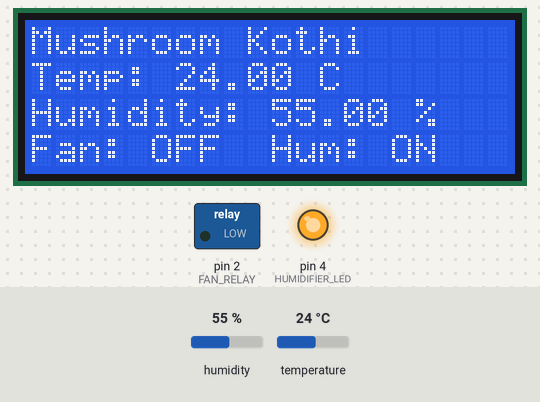
This sketch was run on a simulated Arduino Uno, built with avr-gcc and run on an emulated ATmega328P. Parts: 20×4 character LCD, switched loads named in the sketch (green lamp = pin HIGH), output pins drawn as LEDs (lit = HIGH). Inputs (shaded band) come from the test bench; at power-on: humidity 55 %, temperature 24 °C.

Above: at 1.2 s.
1.3 s: humidity set to 68 %
At 3.1 s:
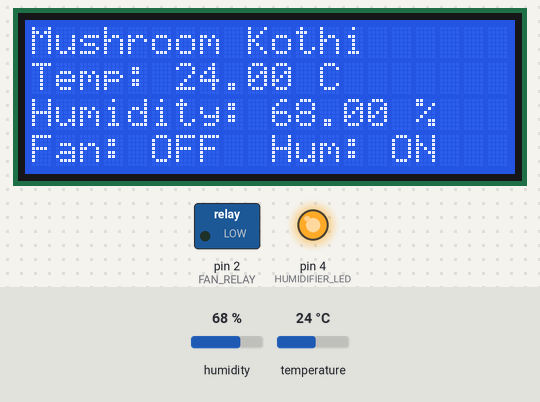
4.1 s: humidity set to 71 %
At 4.9 s:
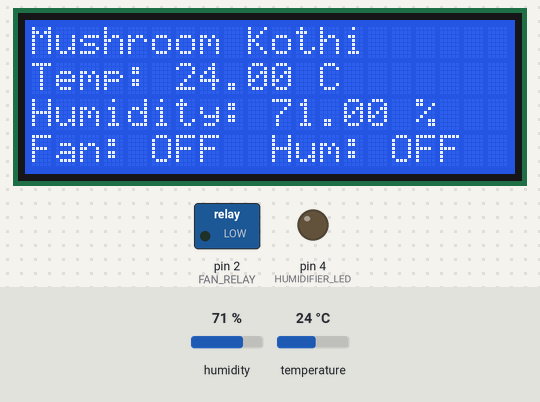
6.9 s: temperature set to 27.7 °C
At 9.4 s:
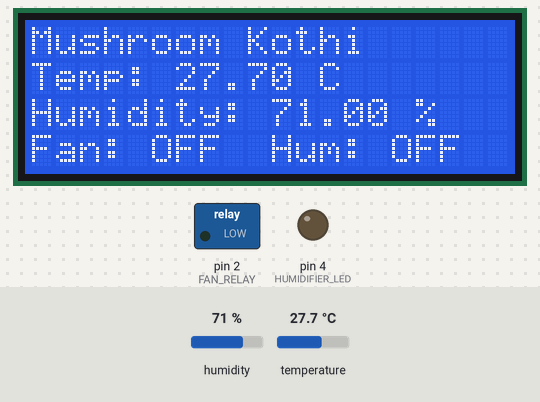
10.0 s: temperature set to 28.4 °C
At 11.5 s:
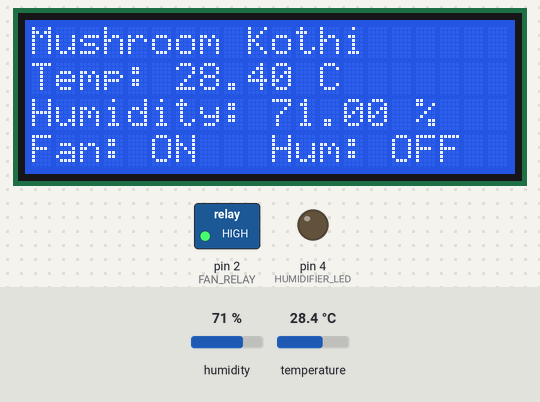
12.8 s: humidity set to 22 %
At 16.2 s:
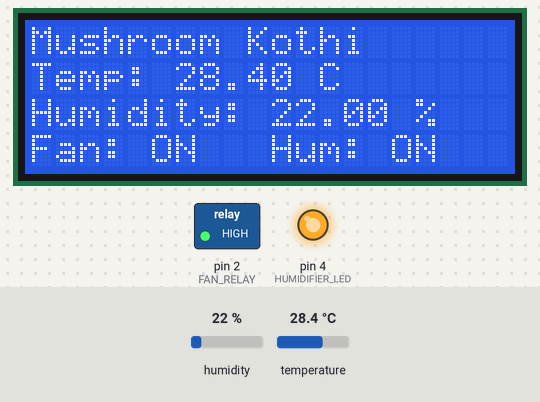
Timing chart, 0 to 17.3 s (numbered marks = the images above; inputs shaded):
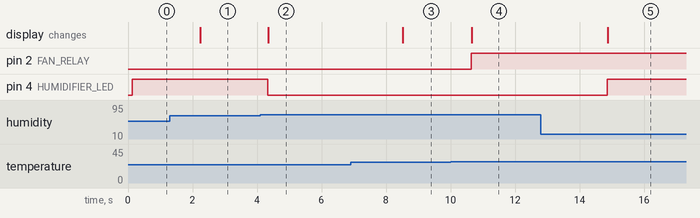

The sketch:

code.ino
```cpp
#include <Wire.h>
#include <LiquidCrystal_I2C.h>
#include "DHT.h"

#define DHTPIN 15
#define DHTTYPE DHT22

#define FAN_RELAY 2
#define HUMIDIFIER_LED 4

DHT dht(DHTPIN, DHTTYPE);
LiquidCrystal_I2C lcd(0x27, 20, 4);

void setup() {
  Serial.begin(115200);
  dht.begin();

  pinMode(FAN_RELAY, OUTPUT);
  pinMode(HUMIDIFIER_LED, OUTPUT);
  digitalWrite(FAN_RELAY, LOW);
  digitalWrite(HUMIDIFIER_LED, LOW);

  lcd.init();
  lcd.backlight();
  lcd.setCursor(0, 0);
  lcd.print("Mushroom Kothi");
}

void loop() {
  float temp = dht.readTemperature();
  float hum = dht.readHumidity();

  if (isnan(temp) || isnan(hum)) {
    Serial.println("Sensor Error");
    lcd.setCursor(0, 1);
    lcd.print("Sensor Error      ");
    delay(1000);
    return;
  }

  // Display values on LCD
  lcd.setCursor(0, 1);
  lcd.print("Temp: ");
  lcd.print(temp);
  lcd.print(" C  ");

  lcd.setCursor(0, 2);
  lcd.print("Humidity: ");
  lcd.print(hum);
  lcd.print(" %  ");

  // Fan Control
  if (temp > 28) {
    digitalWrite(FAN_RELAY, HIGH);
    lcd.setCursor(0, 3);
    lcd.print("Fan: ON ");
  } else {
    digitalWrite(FAN_RELAY, LOW);
    lcd.setCursor(0, 3);
    lcd.print("Fan: OFF");
  }

  // Humidifier Control
  if (hum < 70) {
    digitalWrite(HUMIDIFIER_LED, HIGH);
    lcd.setCursor(10, 3);
    lcd.print("Hum: ON ");
  } else {
    digitalWrite(HUMIDIFIER_LED, LOW);
    lcd.setCursor(10, 3);
    lcd.print("Hum: OFF");
  }

  delay(1000);
}
```

Measured:
- the behaviour switches between 69 and 70 % on humidity (found by bisection; images 1 and 2)
- the behaviour switches between 28 and 28.1 °C on temperature (found by bisection; images 3 and 4)
- after the input at 1.3 s, the display: changes after 0.94 s (image 1)
- after the input at 4.1 s, pin 4 (HUMIDIFIER_LED): HIGH → LOW after 0.24 s; the display: changes after 0.24 s (image 2)
- after the input at 6.9 s, the display: changes after 1.6 s (image 3)
- after the input at 10.0 s, pin 2 (FAN_RELAY): LOW → HIGH after 0.64 s; the display: changes after 0.66 s (image 4)
- after the input at 12.8 s, pin 4 (HUMIDIFIER_LED): LOW → HIGH after 2.1 s; the display: changes after 2.1 s (image 5)
